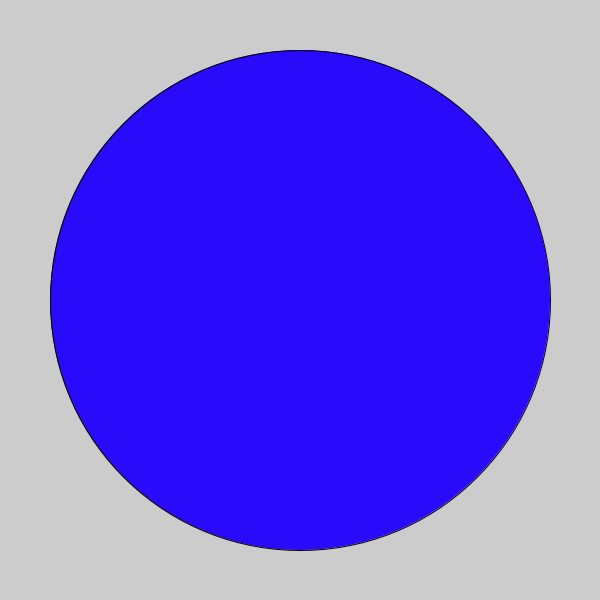
Frame 1 (no input)
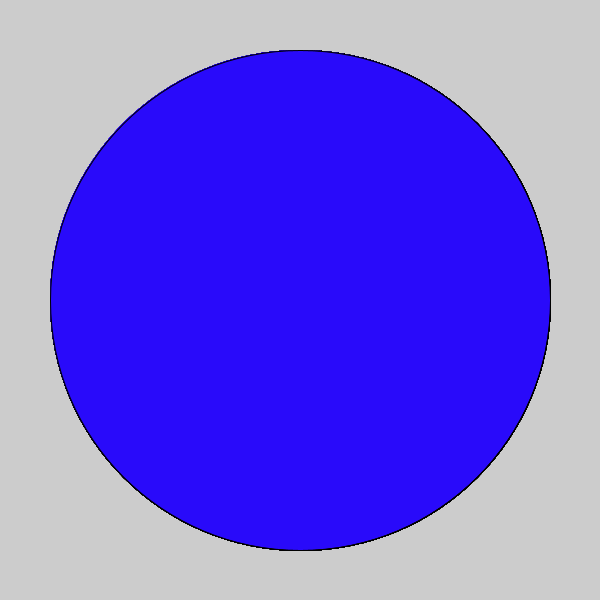
Frame 60 (the mouse pressed at the canvas centre just before this capture)
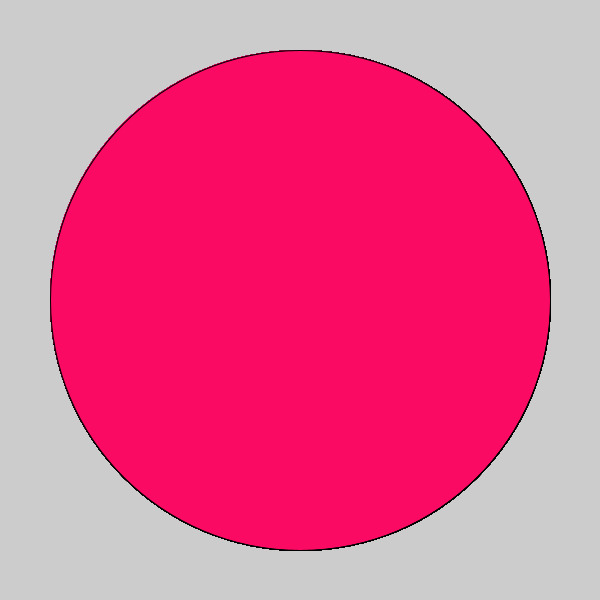
Frame 120 (the mouse held since frame 60 and released just before this capture)

The Processing sketch that drew these frames (run headless with seeded random() and noise(); from frame 60 on, the mouse is pressed at the canvas centre):

// Processing sketch: color_changing_dot
// ── color_changing_dot.pde
void setup(){
size(600,600);
}
void draw(){
  fill(252,0,207);
  if (mousePressed) { 
    fill(250,10,98);
  } else{
    fill(41,10,250);  
  }
    ellipse(600/2,600/2,500,500); 
}
